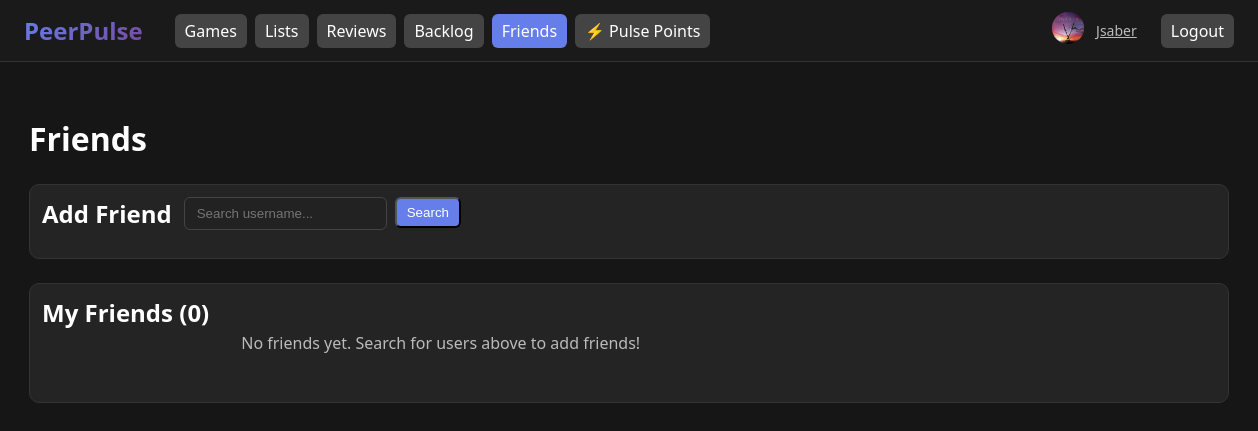
The page /friends (signed in) on the database its author committed.
### tables this page shows
CREATE TABLE users (
                id INTEGER PRIMARY KEY AUTOINCREMENT,
                username TEXT UNIQUE NOT NULL,
                password TEXT NOT NULL,
                created_at TIMESTAMP DEFAULT CURRENT_TIMESTAMP
            , profile_picture TEXT, steam_profile_url TEXT, user_type TEXT DEFAULT 'user', review_points INTEGER DEFAULT 0, active_title INTEGER, favorite_game_id INTEGER);

### app.py (the view)
@app.route('/friends')
@login_required
def friends():
    user_id = session.get('user_id')
    friends_list = get_friends(user_id)
    incoming_requests = get_friend_requests(user_id)
    sent_requests = get_sent_requests(user_id)
    prof = get_user_profile(user_id)
    return render_template('friends.html',
                         friends=friends_list,
                         incoming_requests=incoming_requests,
                         sent_requests=sent_requests,
                         username=session.get('username'),
                         profile=prof,
                         active_page='friends')

### app.py (called while the page is built)
@app.before_request
def enforce_https():
    if os.environ.get('FORCE_HTTPS') == '1':
        if not request.is_secure and not request.headers.get('X-Forwarded-Proto') == 'https':
            url = request.url.replace('http://', 'https://', 1)
            return redirect(url, code=301)

@app.after_request
def add_security_headers(response):
    response.headers['X-Content-Type-Options'] = 'nosniff'
    response.headers['X-Frame-Options'] = 'SAMEORIGIN'
    response.headers['X-XSS-Protection'] = '1; mode=block'
    if os.environ.get('FORCE_HTTPS') == '1':
        response.headers['Strict-Transport-Security'] = 'max-age=31536000; includeSubDomains'
    return response

def login_required(f):
    @wraps(f)
    def decorated_function(*args, **kwargs):
        if 'user_id' not in session:
            return redirect(url_for('login', next=request.url))
        return f(*args, **kwargs)
    return decorated_function

### database.py (called while the page is built)
@contextmanager
def get_db():
    conn = sqlite3.connect(DB_PATH)
    conn.row_factory = sqlite3.Row
    conn.execute("PRAGMA encoding = 'UTF-8'")
    try:
        yield conn
        conn.commit()
    except Exception:
        conn.rollback()
        raise
    finally:
        conn.close()

def get_friend_requests(user_id):
    with get_db() as conn:
        c = conn.cursor()
        c.execute('''
            SELECT f.id, f.user_id, u.username, u.profile_picture, f.created_at
            FROM friends f
            JOIN users u ON f.user_id = u.id
            WHERE f.friend_id = ? AND f.status = 'pending'
            ORDER BY f.created_at DESC
        ''', (user_id,))
        return [dict(row) for row in c.fetchall()]

def get_sent_requests(user_id):
    with get_db() as conn:
        c = conn.cursor()
        c.execute('''
            SELECT f.id, f.friend_id, u.username, u.profile_picture, f.created_at, f.status
            FROM friends f
            JOIN users u ON f.friend_id = u.id
            WHERE f.user_id = ? AND f.status = 'pending'
            ORDER BY f.created_at DESC
        ''', (user_id,))
        return [dict(row) for row in c.fetchall()]

### templates/friends.html (shortened to what this page needs)
<!doctype html>
<html lang="en">
  <head>
    <link rel="stylesheet" href="/static/style.css">
  </head>
  <body class="has-fixed-header" style="padding-top: 72px;">
    {% include 'header.html' %}
    <main style="padding: 24px; max-width: 1200px; margin: 0 auto;">
      <h1 style="margin-bottom: 24px;">Friends</h1>
      <div class="card" style="margin-bottom: 24px;">
        <h2 style="margin: 0 0 16px 0;">Add Friend</h2>
        <div style="display: flex; gap: 8px; align-items: flex-start;">
          <input type="text" id="userSearch" placeholder="Search username..." style="flex: 1; padding: 8px 12px; background: #222; border: 1px solid #444; border-radius: 6px; color: #fff;">
          <button class="btn" onclick="searchUsers()" style="background: #667eea;">Search</button>
        </div>
      </div>
      <div class="card">
        <h2 style="margin: 0 0 16px 0;">My Friends ({{ friends|length }})</h2>
        {% if friends %}
        <div style="display: grid; grid-template-columns: repeat(auto-fill, minmax(280px, 1fr)); gap: 12px;">
          {% for friend in friends %}
          <div style="display: flex; align-items: center; gap: 12px; padding: 12px; background: #1a1a1a; border-radius: 8px;">
            {% if friend.profile_picture %}
              <img src="{{ friend.profile_picture }}" class="avatar-small" alt="{{ friend.username }}">
            {% else %}
              <div class="avatar-small placeholder">{{ friend.username[0].upper() }}</div>
            {% endif %}
            <div style="flex: 1;">
              <a href="/profile/{{ friend.username }}" style="color: #667eea; text-decoration: none; font-weight: 600;">{{ friend.username }}</a>
            </div>
            <a href="/compare/{{ friend.username }}" class="btn" style="background: #667eea; text-decoration: none;">Compare</a>
            <button class="btn" onclick="removeFriend({{ friend.friend_user_id }}, '{{ friend.username }}')" style="background: #6e1f1f;">Remove</button>
          </div>
          {% endfor %}
        </div>
        {% else %}
        <p style="color: var(--muted); text-align: center; padding: 20px;">No friends yet. Search for users above to add friends!</p>
        {% endif %}
      </div>
    </main>
  </body>
</html>

### templates/header.html
    <header style="display: flex; align-items: center; justify-content: space-between; padding: 12px 24px; background: #1a1a1a; border-bottom: 1px solid #333;">
      <div style="display: flex; align-items: center; gap: 32px;">
        <a href="/" style="text-decoration: none; color: inherit;">
          <h1 style="margin: 0; font-size: 24px; font-weight: bold; background: linear-gradient(135deg, #667eea 0%, #764ba2 100%); -webkit-background-clip: text; -webkit-text-fill-color: transparent; background-clip: text;">
            PeerPulse
          </h1>
        </a>
        <nav style="display: flex; gap: 8px;">
          <a class="btn" href="/" style="{% if active_page == 'games' %}background: #667eea; color: white;{% endif %}">Games</a>
          <a class="btn" href="/toplists" style="{% if active_page == 'lists' %}background: #667eea; color: white;{% endif %}">Lists</a>
          <a class="btn" href="/full" style="{% if active_page == 'reviews' %}background: #667eea; color: white;{% endif %}">Reviews</a>
          <a class="btn" href="/backlog" style="{% if active_page == 'backlog' %}background: #667eea; color: white;{% endif %}">Backlog</a>
          <a class="btn" href="/friends" style="{% if active_page == 'friends' %}background: #667eea; color: white;{% endif %}">Friends</a>
          <a class="btn" href="/superlatives" style="{% if active_page == 'superlatives' %}background: linear-gradient(135deg, #667eea, #764ba2); color: white; border: none;{% endif %}">
            <span style="margin-right: 4px;">⚡</span>Pulse Points
          </a>
        </nav>
      </div>
      <div class="user-menu" style="display: flex; align-items: center; gap: 12px;">
        {% if profile and profile.profile_picture %}
          <a href="/profile" aria-label="Profile"><img class="avatar-small" src="{{ profile.profile_picture }}" alt="avatar"></a>
        {% else %}
          <a href="/profile" aria-label="Profile"><div class="avatar-small placeholder">{{ (username or 'U')[:1] }}</div></a>
        {% endif %}
        <a class="username" href="/profile">{{ username }}</a>
        <a class="btn logout-btn" href="/logout">Logout</a>
      </div>
    </header>

### static/style.css (style rules this page uses)
:root { --bg:#161616; --card:#242424; --muted:#bbb; }
html { height:100% }
body { font-family:Segoe UI,Roboto,Arial; background:var(--bg); color:#fff; margin:0;height:100%;display:flex;flex-direction:column }
header { display:flex;gap:12px;align-items:center;padding:16px;border-bottom:1px solid #222;justify-content:space-between;flex-shrink:0;position:sticky;top:0;z-index:1000;background:var(--bg) }
.has-fixed-header > header { position:fixed;top:0;left:0;right:0 }
.has-fixed-header main { padding-top:var(--header-h, 72px) }
.avatar-small { width:32px;height:32px;border-radius:50%;object-fit:cover;background:#333;display:inline-block }
header h1 { margin:0;font-size:20px }
header nav, header form#upload, header form#search, header .user-menu { display:flex;gap:8px;align-items:center }
.user-menu { margin-left:auto }
.user-menu .username { color:var(--muted);font-size:14px;margin-right:12px }
.logout-btn { background:#6e1f1f }
main { padding:18px;flex:1;display:flex;flex-direction:column;max-width:1600px;margin:0 auto;width:100% }
.card { background:var(--card);padding:12px;border-radius:10px;display:flex;gap:12px;flex-wrap:wrap;align-items:flex-start;border:1px solid #333 }
.btn { background:#444;padding:6px 10px;border-radius:6px;color:#fff;text-decoration:none }
.has-fixed-header { overflow-y:auto }

### rows shown on the page
users: profile_picture (picture), username "Jsaber"

### other values the page prints
{{ friends|length }} "0"
